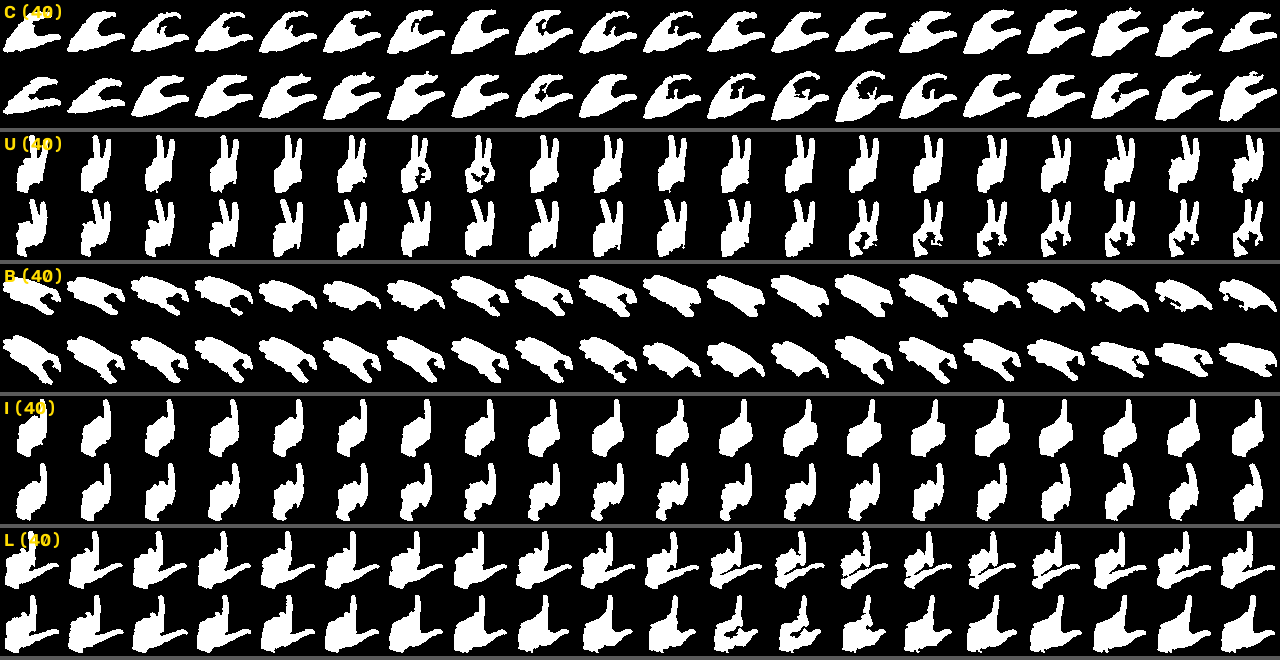
#> input picture security/captures/dataset_montaje.png, 1280 x 660 px, given in place of the camera
$ python segmentation.py   (older library calls are emulated)
#> lines starting #> are read from the running program, lines starting #| are printed output that depends on the picture
### security/cam.py
# cam.py - Apertura de la camara con los ajustes fijos del proyecto (Fase 2)
#
# Todos los scripts abren la camara con open_camera(). Asi el balance de blancos y la
# exposicion no cambian solos (con el automatico el color del fondo llegaba a moverse
# ~20 puntos en Cr al entrar la mano; con estos ajustes, ~2).
#
# Nota: AUTO_EXPOSURE no se puede leer en esta camara (devuelve -1). La exposicion manual
# se fijo ademas desde el panel del driver (camera_settings.py, tecla 'p').

import os
import cv2

CAM_INDEX = 0
WIDTH = 640                # misma resolucion que en la calibracion
HEIGHT = 480
WB_TEMPERATURE = 4000      # balance de blancos manual (K)
EXPOSURE = -4              # exposicion manual (log2 de segundos: -4 = 1/16 s)


def open_camera():
    if os.name == "nt":
        cap = cv2.VideoCapture(CAM_INDEX, cv2.CAP_DSHOW)       # Windows (DirectShow)
        expo_manual = 0.25
    else:
        cap = cv2.VideoCapture(CAM_INDEX)
        expo_manual = 1
    cap.set(cv2.CAP_PROP_FRAME_WIDTH, WIDTH)
    cap.set(cv2.CAP_PROP_FRAME_HEIGHT, HEIGHT)
    cap.set(cv2.CAP_PROP_AUTO_WB, 0)
    cap.set(cv2.CAP_PROP_WB_TEMPERATURE, WB_TEMPERATURE)
    cap.set(cv2.CAP_PROP_AUTO_EXPOSURE, expo_manual)
    cap.set(cv2.CAP_PROP_EXPOSURE, EXPOSURE)
    return cap


def driver_state(cap):
    """Texto con el estado real del driver (para comprobarlo en pantalla o terminal)."""
    return "WB_auto %.0f | T %.0f | Expo %.0f" % (
        cap.get(cv2.CAP_PROP_AUTO_WB), cap.get(cv2.CAP_PROP_WB_TEMPERATURE),
        cap.get(cv2.CAP_PROP_EXPOSURE))

### security/camera.py
# camera.py - Camara con correccion de distorsion en vivo y FPS (Fase 1, pasos 2, 6 y 7)
#
# Uso:  python camera.py
# Teclas: u -> alterna imagen corregida / original
#         s -> guarda original, corregida y diferencia amplificada en security/captures/
#             (avisa en la terminal si en la imagen se detecta el tablero de calibracion)
#         c -> activa/desactiva el dibujo de las esquinas del tablero de calibracion
#             (solo para las capturas; con el dibujo activado los FPS bajan un poco)
#         e / d -> subir / bajar la exposicion (si la imagen sale oscura)
#         q -> salir
#
# Al salir se imprimen los FPS medios con la correccion activada y desactivada.

import glob
import os
import time
import cv2
import numpy as np

from cam import open_camera, driver_state, WIDTH, HEIGHT

N_FPS = 30                 # frames que se promedian para los FPS en pantalla
ALPHA = 0                  # 0 = la imagen corregida no tiene bordes negros
PATTERNS = [(6, 9), (6, 8)]  # esquinas interiores de los tableros posibles (7x10 y 7x9 cuadros); se prueba cada uno
DETECT_FLAGS = cv2.CALIB_CB_ADAPTIVE_THRESH + cv2.CALIB_CB_NORMALIZE_IMAGE + cv2.CALIB_CB_FAST_CHECK
DARK_Y = 70                # por debajo de este brillo medio se avisa de imagen oscura
DIFF_GAIN = 40             # amplificacion de la imagen de diferencia (la correccion es de ~2 px)

HERE = os.path.dirname(os.path.abspath(__file__))
CALIB_FILE = os.path.join(HERE, "..", "calibration", "calib.npz")
CAPTURES_DIR = os.path.join(HERE, "captures")


def load_maps():
    """Lee la calibracion y calcula los mapas de correccion (una sola vez)."""
    data = np.load(CALIB_FILE)
#> (reads calibration/calib.npz from the repository)
    K = data["K"]
    dist = data["dist"]
    size = (int(data["img_size"][0]), int(data["img_size"][1]))      # (ancho, alto)
    new_K, roi = cv2.getOptimalNewCameraMatrix(K, dist, size, ALPHA)
    map1, map2 = cv2.initUndistortRectifyMap(K, dist, None, new_K, size, cv2.CV_16SC2)
    return size, map1, map2


# [119 lines left out: functions find_board, save_capture, main, not called in this run]


# [2 lines that do not run on import are left out]

### security/segmentation.py
# segmentation.py - Segmentacion de la mano (Fase 2)
#
# Pipeline sobre la ROI:
#   ROI -> YCrCb -> piel (umbral en Cr y Cb) -> resta del fondo de referencia
#       -> AND de ambas -> morfologia (apertura + cierre) -> contorno mayor relleno
#       -> recorte cuadrado -> mascara binaria 64x64
#
# Uso:  python segmentation.py
# Orden al arrancar (la pantalla indica siempre el siguiente paso):
#   1) quita la mano de la ROI y pulsa b      -> guarda el fondo de referencia
#   2) pon la palma sobre el cuadrado cian y pulsa p -> calibra el color de tu piel
#   3) pon un signo en la ROI y pulsa s       -> guarda las imagenes de cada paso
#
# Teclas: b     -> capturar el fondo (ROI sin mano)
#         p     -> calibrar la piel (palma sobre el cuadrado cian)
#         s     -> guardar los pasos en security/captures/ (solo si hay mano)
#         i k j l -> mover la ROI (arriba, abajo, izquierda, derecha; 10 px)
#         t / g -> subir / bajar el umbral de la resta de fondo
#         r / f -> ampliar / estrechar el margen del umbral de piel
#         e / d -> subir / bajar la exposicion (invalida fondo y piel)
#         q     -> salir (imprime los valores finales para copiarlos a las constantes)

import glob
import os
import time
import cv2
import numpy as np

from cam import open_camera, driver_state
from camera import load_maps

# ROI: x, y, ancho, alto. Zona donde se coloca la mano derecha: lado IZQUIERDO de la imagen
# (la imagen no se espeja, asi que la mano derecha cae a la izquierda), fuera de la cara.
# Antes era [360, 120, 240, 240] (lado derecho). Se puede mover con i k j l y copiar el valor aqui.
ROI = [40, 120, 240, 240]
STEP = 10                  # pixeles que mueve la ROI cada pulsacion
N_FPS = 30                 # frames para los FPS en pantalla
N_BG = 30                  # frames que se promedian para el fondo
N_SKIN = 15                # frames que se usan para calibrar la piel
SAMPLE = 60                # lado (px) del cuadrado donde se pone la palma
MIN_HALF = 8               # margen minimo (en niveles de Cr y Cb) alrededor del color de la piel
HALF_STEP = 2              # cuanto cambian r / f ese margen
MAX_STD = 12               # si la desviacion de la muestra de piel supera esto, se avisa
DIFF_THRESH = 25           # diferencia minima con el fondo (0-255) para contar como "algo nuevo"
DIFF_STEP = 5              # cuanto cambian t / g ese umbral
KERNEL = 5                 # tamano del elemento estructurante de la morfologia
MIN_AREA = 1500            # area minima (px) del contorno mayor para aceptarlo como mano
OUT = 64                   # lado de la mascara final
PAD = 1.1                  # el cuadrado de recorte es un 10 % mayor que la mano (borde negro)

HERE = os.path.dirname(os.path.abspath(__file__))
CAPTURES_DIR = os.path.join(HERE, "captures")
STEP_NAMES = ["roi", "piel", "resta", "and", "morfologia", "contorno", "mascara64"]


# [6 lines left out: function move_roi, not called in this run]


def get_roi(frame, roi):
    """Recorta la ROI del frame (aqui se procesara la mano)."""
    x, y, w, h = roi
    return frame[y:y + h, x:x + w]


# ---------------------------------------------------------------- piel

def sample_box(roi_w, roi_h):
    """Cuadrado central de la ROI donde se pone la palma para calibrar la piel."""
    return (roi_w - SAMPLE) // 2, (roi_h - SAMPLE) // 2, SAMPLE, SAMPLE


# [81 lines left out: functions skin_samples, chroma_of, skin_range, square_crop, segment, not called in this run]


# ---------------------------------------------------------------- pantalla

def make_mosaic(pasos, size):
    """Une los pasos en una sola imagen (4 columnas x 2 filas) para depurar de un vistazo."""
    w, h = size
    labels = ["1 ROI", "2 Piel Cr/Cb", "3 Resta fondo", "4 Piel AND resta",
              "5 Morfologia", "6 Contorno mayor", "7 Mascara 64x64"]
    tiles = []
    for name, label in zip(STEP_NAMES, labels):
        img = pasos[name]
        if name == "mascara64":
            img = cv2.resize(img, (w, h), interpolation=cv2.INTER_NEAREST)
        if img.ndim == 2:
            img = cv2.cvtColor(img, cv2.COLOR_GRAY2BGR)
        img = img.copy()
        cv2.putText(img, label, (6, 18), cv2.FONT_HERSHEY_SIMPLEX, 0.5, (0, 220, 255), 1)
        tiles.append(img)
    tiles.append(np.zeros((h, w, 3), np.uint8))               # hueco para completar la rejilla
    return np.vstack([np.hstack(tiles[:4]), np.hstack(tiles[4:])])


# [7 lines left out: function save_steps, not called in this run]


def put(view, text, y, color=(0, 255, 0), scale=0.6):
    cv2.putText(view, text, (10, y), cv2.FONT_HERSHEY_SIMPLEX, scale, color, 2)


def main():
    size, map1, map2 = load_maps()
    cap = open_camera()
    if not cap.isOpened():
        print("No se pudo abrir la camara")
        return
    print("Driver:", driver_state(cap))

    roi = list(ROI)
    bg = None                    # fondo de referencia suavizado (None = falta)
    bg_chroma = None             # Cr, Cb tipicos del fondo
    skin_center = None           # Cr, Cb medios de la piel (None = falta)
    skin_std = None
    half_min = MIN_HALF
    diff_thresh = DIFF_THRESH
    collecting = None            # "bg" o "skin" mientras se estan capturando frames
    bg_frames = []
    skin_frames = []
    pasos, info = None, None
    times = []

    cv2.namedWindow("segmentacion")
    cv2.moveWindow("segmentacion", 0, 0)
    cv2.namedWindow("pasos")
    cv2.moveWindow("pasos", 660, 0)

    while True:
        ok, frame = cap.read()
#> frame is the input picture: shape (660, 1280, 3); mean B, G, R 67.7, 68, 68.1
        if not ok:
            print("No se pudo leer un frame")
            break
        frame = cv2.remap(frame, map1, map2, cv2.INTER_LINEAR)     # undistort
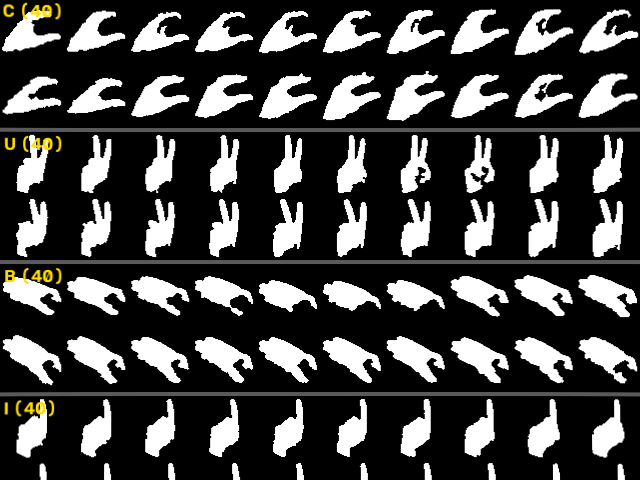
#> frame: shape (480, 640, 3); mean B, G, R 65.7, 66.5, 66.7

        times.append(time.time())
        if len(times) > N_FPS:
            times.pop(0)
        fps = 0.0
        if len(times) > 1:
            fps = (len(times) - 1) / (times[-1] - times[0])

        roi_img = get_roi(frame, roi)
#> in get_roi, `return frame[y:y + h, x:x + w]`:
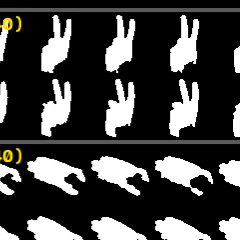
#> returned value: shape (240, 240, 3); mean of channels 0, 1, 2 62.8, 63.8, 63.9; drawn as B, G, R

        # captura de frames para el fondo o para la piel
        if collecting == "bg":
            bg_frames.append(roi_img.astype(np.float32))
            if len(bg_frames) == N_BG:
                mean = np.mean(bg_frames, axis=0).astype(np.uint8)
                bg = cv2.GaussianBlur(mean, (5, 5), 0)
                bg_chroma = chroma_of(bg)
                print("Fondo: Cr = %.1f | Cb = %.1f" % (bg_chroma[0], bg_chroma[1]))
                collecting = None
                print("Fondo capturado (%d frames)" % N_BG)
        elif collecting == "skin":
            skin_frames.append(skin_samples(roi_img))
            if len(skin_frames) == N_SKIN:
                data = np.vstack(skin_frames)
                skin_center = data.mean(axis=0)
                skin_std = data.std(axis=0)
                collecting = None
                print("Piel: Cr = %.1f (std %.1f) | Cb = %.1f (std %.1f)"
                      % (skin_center[0], skin_std[0], skin_center[1], skin_std[1]))
                if skin_std.max() > MAX_STD:
                    print("AVISO: la muestra no es uniforme (std > %d). "
                          "Cubre bien el cuadrado cian con la palma y repite con p." % MAX_STD)

        # segmentacion (solo con fondo y piel listos)
        pasos, info = None, None
        wall_in_skin = None
        if bg is not None and skin_center is not None and collecting is None:
            lo, hi = skin_range(skin_center, skin_std, half_min)
            # si el color del fondo cae dentro del rango de piel, la piel no separa nada
            wall_in_skin = bool(np.all((bg_chroma >= lo) & (bg_chroma <= hi)))
            pasos, info = segment(roi_img, bg, lo, hi, diff_thresh)

        # ventana principal
        view = frame.copy()
        x, y, w, h = roi
        cv2.rectangle(view, (x, y), (x + w, y + h), (0, 220, 255), 2)
        sx, sy, sw, sh = sample_box(w, h)
        cv2.rectangle(view, (x + sx, y + sy), (x + sx + sw, y + sy + sh), (255, 255, 0), 1)
        put(view, "FPS: %.1f   Expo: %.0f" % (fps, cap.get(cv2.CAP_PROP_EXPOSURE)), 25, scale=0.7)
        put(view, "Fondo: %s   Piel: %s   Umbral resta: %d   Margen piel: %d"
            % ("OK" if bg is not None else "FALTA", "OK" if skin_center is not None else "FALTA",
               diff_thresh, half_min), 50, (0, 255, 0), 0.5)

        if collecting == "bg":
            hint = "Capturando fondo (%d/%d): no muevas nada" % (len(bg_frames), N_BG)
        elif collecting == "skin":
            hint = "Capturando piel (%d/%d): palma quieta sobre el cuadrado" % (len(skin_frames), N_SKIN)
        elif bg is None:
            hint = "PASO 1: quita la mano de la ROI y pulsa b"
        elif skin_center is None:
            hint = "PASO 2: palma sobre el cuadrado cian y pulsa p"
        elif info is None:
            hint = "Pon un signo dentro de la ROI"
        else:
            hint = "Mano detectada (area %d px): pulsa s para guardar" % info["area"]
        put(view, hint, 75, (0, 220, 255), 0.6)
#> call 3 of put, with y = 75, color = (0, 220, 255), scale = 0.6
#> in put (call 3), `cv2.putText(view, text, (10, y), cv2.FONT_HERSHEY_SIMPLEX, scale, colo..`:
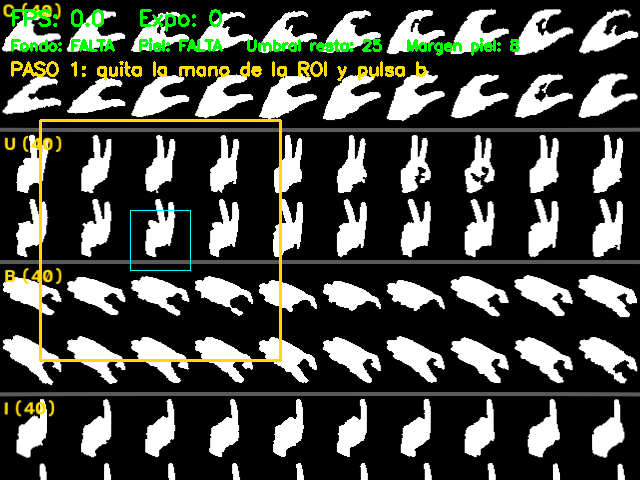
#> view: shape (480, 640, 3); mean B, G, R 63.4, 71.3, 68.5
        if wall_in_skin is not None:
            if wall_in_skin:
                put(view, "AVISO: el fondo cae en el rango de piel (mas luz, o pulsa f)", 100, (0, 0, 255), 0.5)
            else:
                put(view, "Fondo fuera del rango de piel: OK", 100, (0, 255, 0), 0.5)
        cv2.imshow("segmentacion", view)

        if pasos is not None:
            cv2.imshow("pasos", make_mosaic(pasos, (w, h)))
        else:
            cv2.imshow("pasos", make_mosaic({"roi": roi_img, "piel": np.zeros((h, w), np.uint8),
                                             "resta": np.zeros((h, w), np.uint8),
                                             "and": np.zeros((h, w), np.uint8),
                                             "morfologia": np.zeros((h, w), np.uint8),
                                             "contorno": roi_img,
                                             "mascara64": np.zeros((OUT, OUT), np.uint8)}, (w, h)))
#> after the loop in make_mosaic, `for name, label in zip(STEP_NAMES, labels):`:
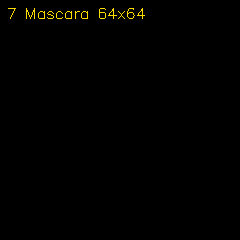
#> img: shape (240, 240, 3); mean B, G, R 0, 1.1, 1.3
#> after the loop in make_mosaic, `for name, label in zip(STEP_NAMES, labels):`: tiles = 7 items
#> in make_mosaic, `return np.vstack([np.hstack(tiles[:4]), np.hstack(tiles[4:])])`:
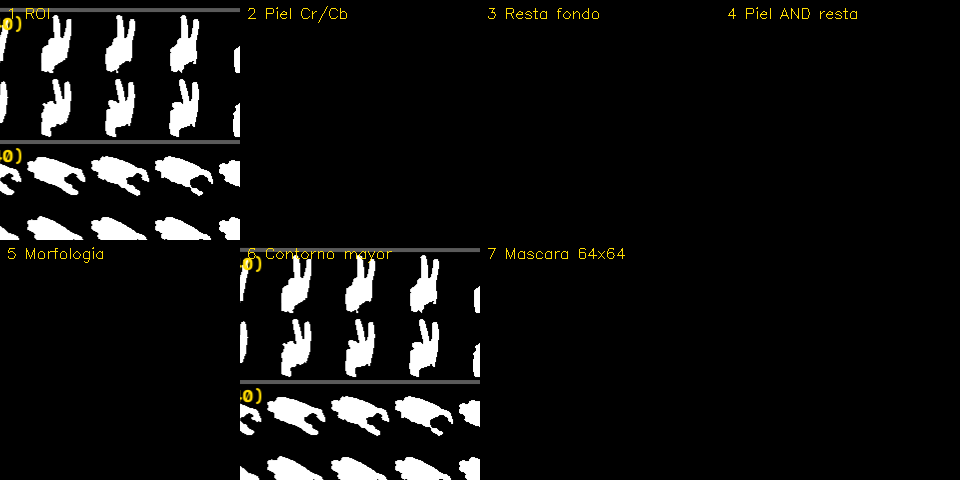
#> returned value: shape (480, 960, 3); mean of channels 0, 1, 2 15.7, 16.7, 16.8; drawn as B, G, R

        key = cv2.waitKey(1) & 0xFF
#> (key q is pressed here)
        if key == ord("q"):
            break
        elif key == ord("b"):
            bg_frames = []
            collecting = "bg"
        elif key == ord("p"):
            skin_frames = []
            collecting = "skin"
        elif key == ord("s"):
            if info is None:
                print("No hay mano detectada: no se guarda nada")
            else:
                save_steps(pasos)
        elif key in (ord("i"), ord("k"), ord("j"), ord("l")):
            dx = {ord("j"): -STEP, ord("l"): STEP}.get(key, 0)
            dy = {ord("i"): -STEP, ord("k"): STEP}.get(key, 0)
            roi = move_roi(roi, dx, dy, frame.shape[1], frame.shape[0])
            bg = None                       # el fondo era de la zona anterior
            collecting = None
            print("ROI = %s  (hay que repetir b)" % roi)
        elif key == ord("t"):
            diff_thresh = min(diff_thresh + DIFF_STEP, 255)
        elif key == ord("g"):
            diff_thresh = max(diff_thresh - DIFF_STEP, 0)
        elif key == ord("r"):
            half_min += HALF_STEP
        elif key == ord("f"):
            half_min = max(half_min - HALF_STEP, 0)
        elif key == ord("e") or key == ord("d"):
            new = cap.get(cv2.CAP_PROP_EXPOSURE) + (1 if key == ord("e") else -1)
            cap.set(cv2.CAP_PROP_EXPOSURE, new)
            print("Exposicion pedida %.0f | leida %.0f  (hay que repetir b y p)"
                  % (new, cap.get(cv2.CAP_PROP_EXPOSURE)))
            bg = None                       # con otra exposicion cambian fondo y color
            skin_center = None
            collecting = None

    cap.release()
    cv2.destroyAllWindows()
    print("ROI = %s" % roi)
    print("DIFF_THRESH = %d | MIN_HALF = %d" % (diff_thresh, half_min))
    if skin_center is not None:
        print("Piel: Cr = %.1f (std %.1f) | Cb = %.1f (std %.1f)"
              % (skin_center[0], skin_std[0], skin_center[1], skin_std[1]))


if __name__ == "__main__":
    main()
